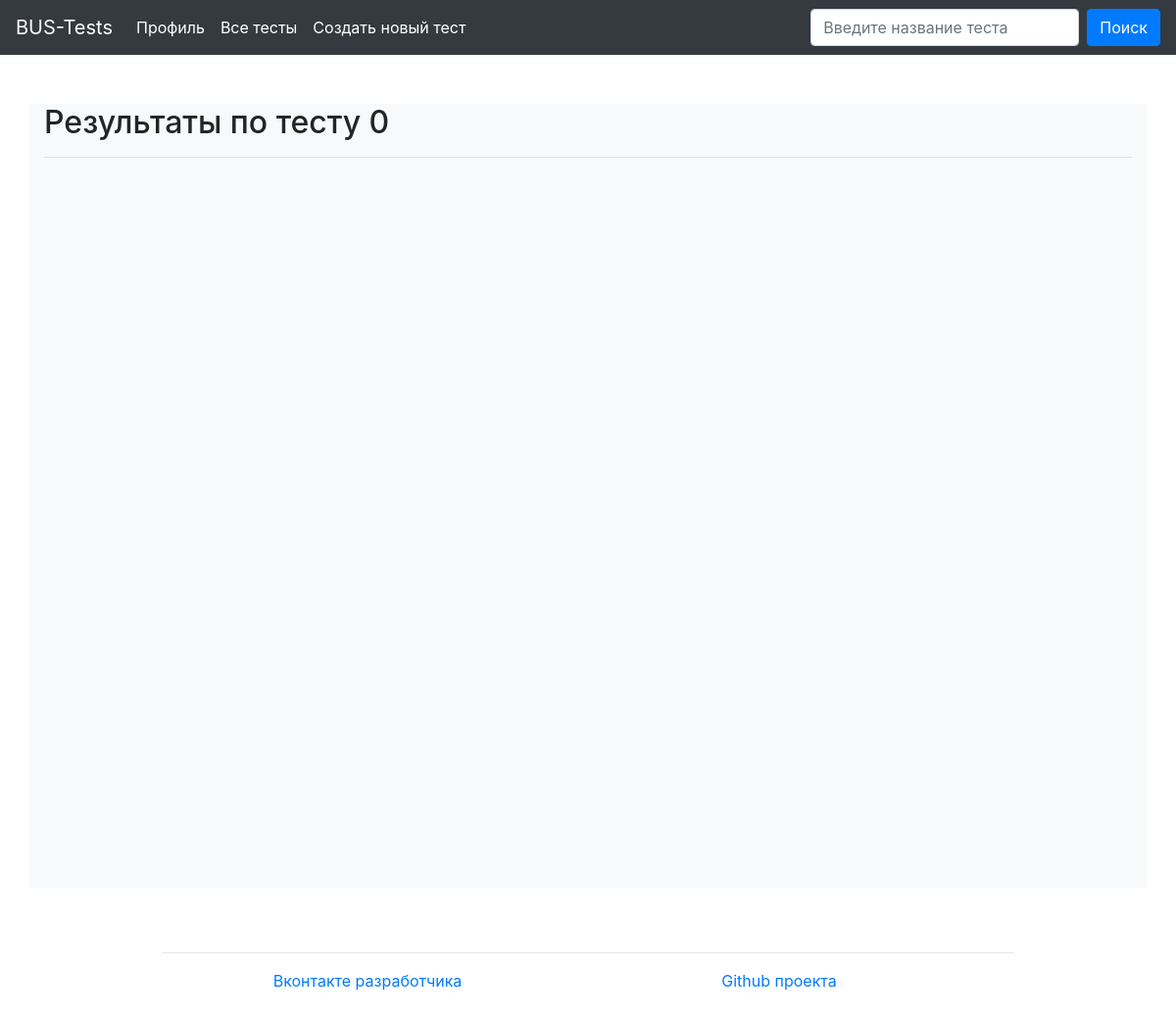
The app's page /results/2/page=2 (signed in), older data.
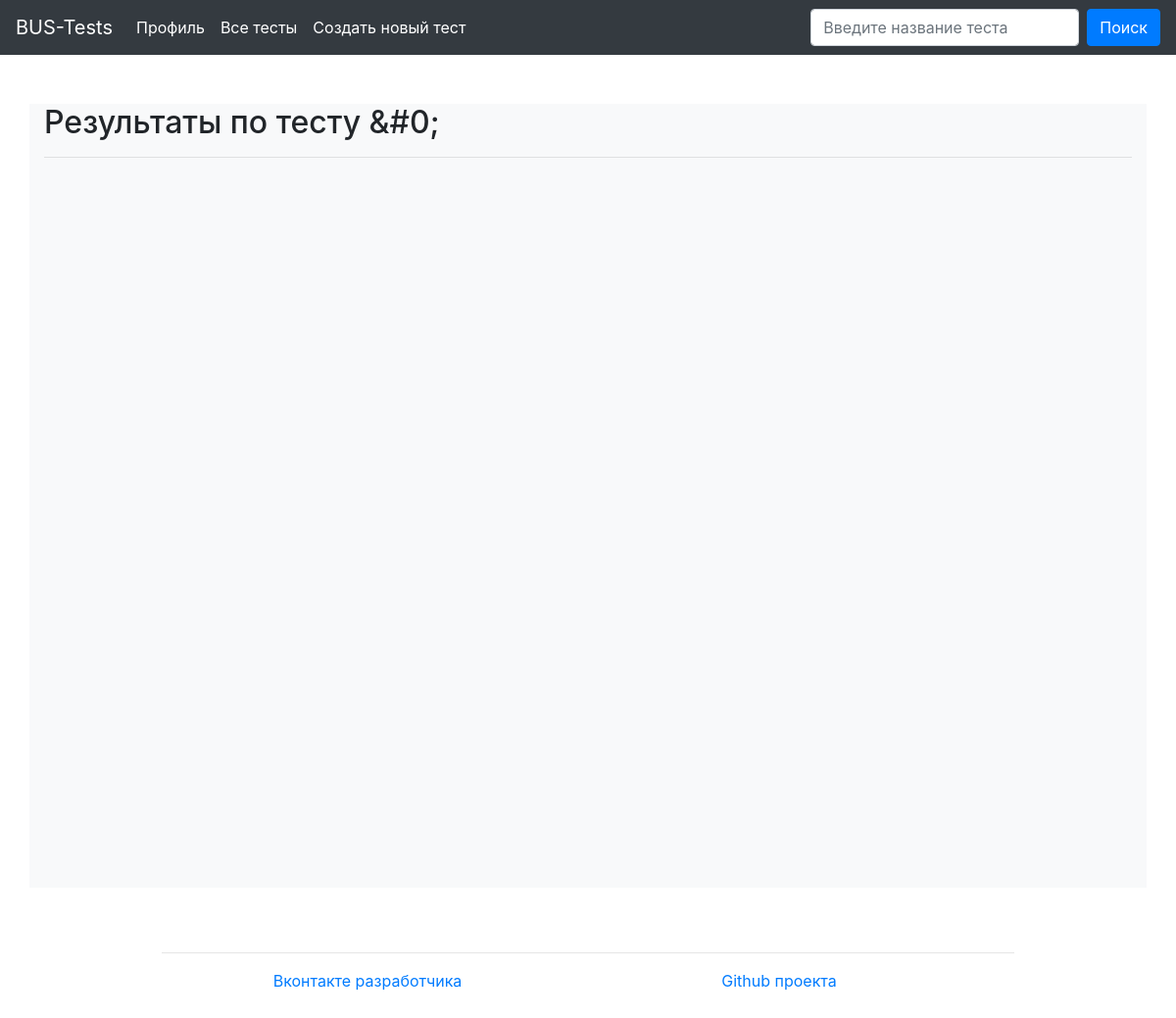
The same page, newer data.
### main/models.py (models this page shows)
class Test(models.Model):
    title = models.CharField(max_length=120, verbose_name='Заголовок теста')
    note = models.TextField(blank=True, null=True,
                            verbose_name='Примечание к тесту')
    def __str__(self):
        return self.title
    class Meta:
        verbose_name_plural = 'Тесты'
        verbose_name = 'тест'

### main/views.py (the view)
# urls.py: path('results/<int:pk>/page=<int:page>', views.results_by_test, name='results_page'),
def results_by_test(request, pk, page=1):
    if not request.user.is_staff:
        return HttpResponseRedirect(reverse('no_access'))
    try:
        test = models.Test.objects.get(id=pk)
    except Exception as e:
        print(e)
        raise Http404
    results = models.Result.objects.filter(test=test).order_by('-id')
    count_pages = ceil(len(results) / ELEMENT_IN_PAGE)
    results = results[(page - 1) * ELEMENT_IN_PAGE:page * ELEMENT_IN_PAGE]
    return render(request, 'main/results.html', {
        'pages': range(1, count_pages + 1) if count_pages > 1 else False,
        'test': test,
        'results': results,
    })

### templates/main/results.html (shortened to what this page needs)
{% extends 'main/wrapper.html' %}
{% block content %}
    <h2>Результаты по тесту {{ test }}</h2>
    <hr>
{% endblock %}

Row changes from the older to the newer data that the page shows:
changed Test: title "0" → "&#0;"
